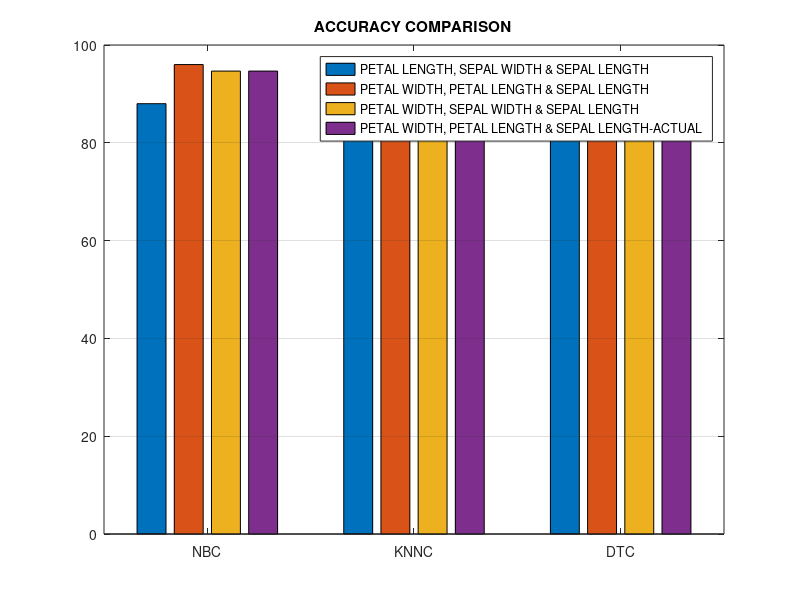
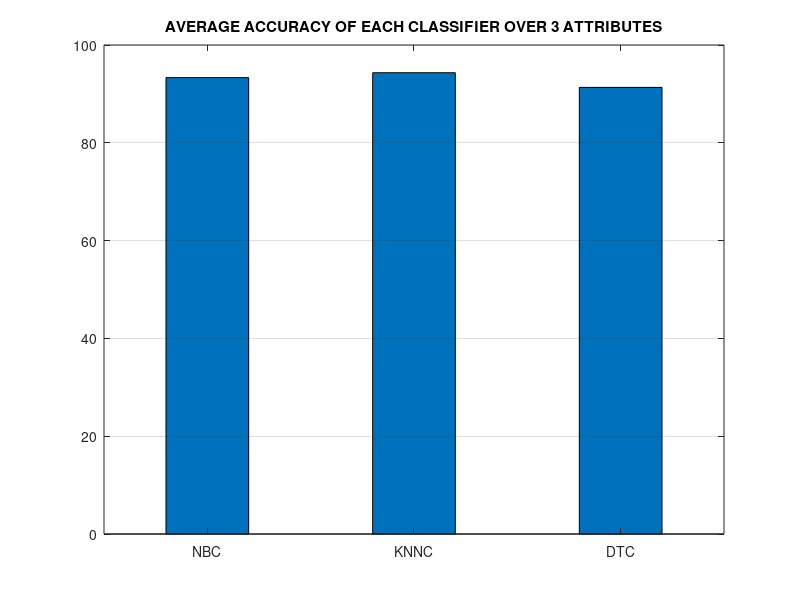

Source code (MATLAB) for these figures, in order:
nbacc3=[88,96,94.6667,94.6667];
knnacc3=[94.6667,93.3333,93.3333,96];
dtacc3=[92,93.3333,88,92];
figure('Name','ACCURACY COMPARISON');
bar([nbacc3;knnacc3;dtacc3]);
set(gca,'XTickLabel',{'NBC','KNNC','DTC'},'YGrid','on');
legend('PETAL LENGTH, SEPAL WIDTH & SEPAL LENGTH','PETAL WIDTH, PETAL LENGTH & SEPAL LENGTH','PETAL WIDTH, SEPAL WIDTH & SEPAL LENGTH','PETAL WIDTH, PETAL LENGTH & SEPAL LENGTH-ACTUAL','location','best');
title('ACCURACY COMPARISON');
 figure('Name','ACCURACY COMPARISON');
nbavg=mean(nbacc3);
knnavg=mean(knnacc3);
dtavg=mean(dtacc3);
bar([nbavg;knnavg;dtavg],0.4);
set(gca,'XTickLabel',{'NBC','KNNC','DTC'},'YGrid','on');
title('AVERAGE ACCURACY OF EACH CLASSIFIER OVER 3 ATTRIBUTES');
